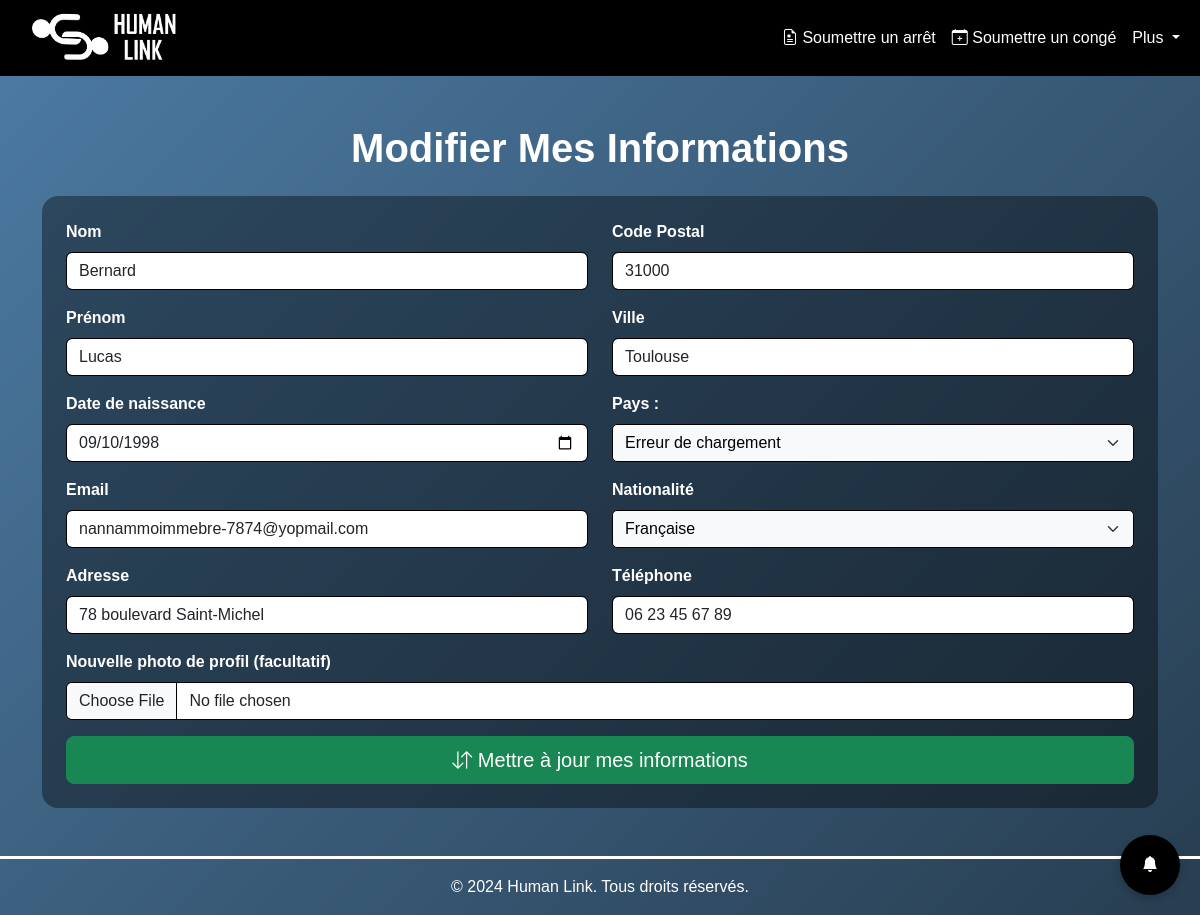
/modifier_mes_infos (signed in), run on the app's committed database.
### tables this page shows
CREATE TABLE utilisateurs(
            id TEXT PRIMARY KEY,
            nom TEXT,
            prenom TEXT,
            date_naissance DATE,
            poste TEXT,
            departement TEXT,
            email TEXT UNIQUE,
            mot_de_passe TEXT,
            solde_congé FLOAT,
            salaire FLOAT,
            dernier_mois_maj TEXT,
            role TEXT,
            photo TEXT DEFAULT 'default.jpg',
            sexualite TEXT CHECK (sexualite IN ('Homme', 'Femme')),
            telephone TEXT,
            adresse TEXT,
            ville TEXT,
            code_postal TEXT,
            pays TEXT,
            nationalite TEXT,
            numero_securite_sociale TEXT,
            date_embauche DATE,
            type_contrat TEXT CHECK (type_contrat IN ('CDI', 'CDD', 'Alternance', 'Stage', 'Freelance')),
            is_director BOOLEAN DEFAULT 0,
            teletravail_max INTEGER DEFAULT 0
        );

### app.py (the view, shortened to what this page needs)
@app.route("/modifier_mes_infos", methods=["GET", "POST"])
def modifier_mes_infos():
    if 'email' not in session or session['role'] == "admin":
        flash("Vous devez être connecté pour accéder à cette page.")
        return redirect(url_for('login'))
    email = session['email']
    notifications = récupérer_notifications(email)
    nombre_notifications_non_lues = récupérer_nombre_notifications_non_lues(email)
    marquer_notifications_comme_lues(email)
    connexion = connect_db()
    cur = connexion.cursor()
    cur.execute("SELECT photo FROM utilisateurs WHERE email = ?", (email,))
    old_photo = cur.fetchone()[0]
    cur.execute("SELECT nom, prenom, date_naissance, email, adresse, ville, code_postal, pays, nationalite, telephone, photo FROM utilisateurs WHERE email = ?", (email,))
    result = cur.fetchone()
    connexion.close()
    return render_template(
        "employé_modification.html",
        result=result,
        notifications=notifications,
        nombre_notifications_non_lues=nombre_notifications_non_lues
    )

### app.py (called while the page is built)
def récupérer_notifications(email):
    connexion = connect_db()
    cur = connexion.cursor()
    cur.execute("""
        SELECT id, message, type, created_at, is_read
        FROM notifications
        WHERE email = ?
        ORDER BY created_at DESC
    """, (email,))
    notifications = cur.fetchall()
    connexion.close()
    return [
        {
            'id': n[0],
            'message': n[1],
            'type': n[2],
            'created_at': datetime.strptime(n[3], '%Y-%m-%d %H:%M:%S') if isinstance(n[3], str) else n[3],
            'is_read': n[4]
        }
        for n in notifications
    ]

def récupérer_nombre_notifications_non_lues(email):
    connexion = connect_db()
    cur = connexion.cursor()
    cur.execute("""
        SELECT COUNT(*)
        FROM notifications
        WHERE email = ? AND is_read = 0
    """, (email,))
    count = cur.fetchone()[0]
    connexion.close()
    return count

def marquer_notifications_comme_lues(email):
    connexion = connect_db()
    try:
        cur = connexion.cursor()
        cur.execute("""
            UPDATE notifications
            SET is_read = 1
            WHERE email = ?
        """, (email,))
        connexion.commit()
    except sqlite3.OperationalError as e:
        print(f"Erreur SQLite: {e}")
    finally:
        connexion.close()

@app.template_filter('format_datetime')
def format_datetime(value, format='%d-%m-%Y %H:%M'):
    if isinstance(value, datetime):
        return value.strftime(format)
    try:
        value = datetime.strptime(value, '%Y-%m-%d %H:%M:%S')
        return value.strftime(format)
    except Exception:
        return value

### db_setup.py (called while the page is built)
def connect_db():
    connexion = sqlite3.connect("rh_data.db")
    connexion.row_factory = sqlite3.Row
    return connexion

### templates/employé_modification.html (shortened to what this page needs)
{% extends "employé_base.html" %}
{% block content2 %}
<h1 class="text-center text-white mb-4">Modifier Mes Informations</h1>
<div class="card border-0 rounded-4 fw-bold text-white">
    <div class="card-body p-4">
        <form action="{{ url_for('modifier_mes_infos') }}" method="POST" enctype="multipart/form-data">
            <div class="row">
                <div class="col-md-6">
                    <div class="mb-3">
                        <label for="nom" class="form-label ">Nom</label>
                        <input type="text" class="form-control" id="nom" name="nom" value="{{ result[0] }}" required>
                    </div>
                    <div class="mb-3">
                        <label for="prenom" class="form-label">Prénom</label>
                        <input type="text" class="form-control" id="prenom" name="prenom" value="{{ result[1] }}" required>
                    </div>
                    <div class="mb-3">
                        <label for="date_naissance" class="form-label ">Date de naissance</label>
                        <input type="date" class="form-control" id="date_naissance" name="date_naissance" value="{{ result[2] }}" required>
                    </div>
                    <div class="mb-3">
                        <label for="email" class="form-label">Email</label>
                        <input type="email" class="form-control" id="email" name="email" value="{{ result[3] }}" required>
                    </div>
                    <div class="mb-3">
                        <label for="adresse" class="form-label">Adresse</label>
                        <input type="text" class="form-control" id="adresse" name="adresse" value="{{ result[4] }}" required>
                    </div>
                </div>
                <div class="col-md-6">
                    <div class="mb-3">
                        <label for="code_postal" class="form-label">Code Postal</label>
                        <input type="text" id="code_postal" name="code_postal" class="form-control" value="{{ result[6] }}" placeholder="Ex : 13001" required>
                    </div>
                    <div class="mb-3">
                            <label for="ville" class="form-label">Ville</label>
                            <input type="text" id="ville" name="ville" class="form-control" value="{{ result[5] }}" placeholder="Ville" required>
                    </div>
                    <div class="mb-3">
                        <label for="pays" class="form-label ">Pays :</label>
                        <select id="pays" name="pays" class="form-select" required>
                            <option value="{{ result[7] }}">{{ result[7] }}</option>
                        </select>
                    </div>
                    <div class="mb-3">
                        <label for="nationalite" class="form-label ">Nationalité</label>
                        <select id="nationalite" name="nationalite" class="form-select" required>
                            <option value="{{ result[8] }}">{{ result[8] }}</option>
                        </select>
                    </div>
                    <div class="mb-3">
                        <label for="telephone" class="form-label ">Téléphone</label>
                        <input type="text" class="form-control" id="telephone" name="telephone" value="{{ result[9] }}"  required>
                    </div>
                </div>
                <div class="mb-3">
                    <label for="photo" class="form-label ">Nouvelle photo de profil (facultatif)</label>
                    <input type="file" class="form-control" id="photoInput" name="photo" accept="image/*">
                </div>
            </div>
            <div class="d-grid">
                <button type="submit" class="btn btn-success btn-lg">
                    <i class="bi bi-arrow-down-up"></i> Mettre à jour mes informations
                </button>
            </div>
        </form>
    </div>
{% endblock %}

### static/styles.css (style rules this page uses)
body { display: flex; flex-direction: column; min-height: 100vh; margin: 0; font-family: sans-serif; }
h1 { font-weight: bold; }
.card { background: rgba(0, 0, 0, 0.392); border: white; border-radius: 15px; margin-top: 20px; }
.form-control { border-color:#000; }
.form-select { border-color: #000; }
.form-select { display: block; width: 100%; font-size: 16px; font-family: Arial, sans-serif; line-height: 1.5; color: #000000; background-color: #f8f9fa; border: 1px solid #000000; border-radius: 5px; transition: border-color 0.3s ease, box-shadow 0.3s ease; height: auto; }
.form-select option { padding: 8px; font-size: 15px; background-color: #ffffff; color: #000000; }

### data on the page
utilisateurs: nom "Bernard", prenom "Lucas", date_naissance "09/10/1998", email "nannammoimmebre-7874@yopmail.com", adresse "78 boulevard Saint-Michel", code_postal "31000", ville "Toulouse", nationalite "Française", telephone "06 23 45 67 89"
